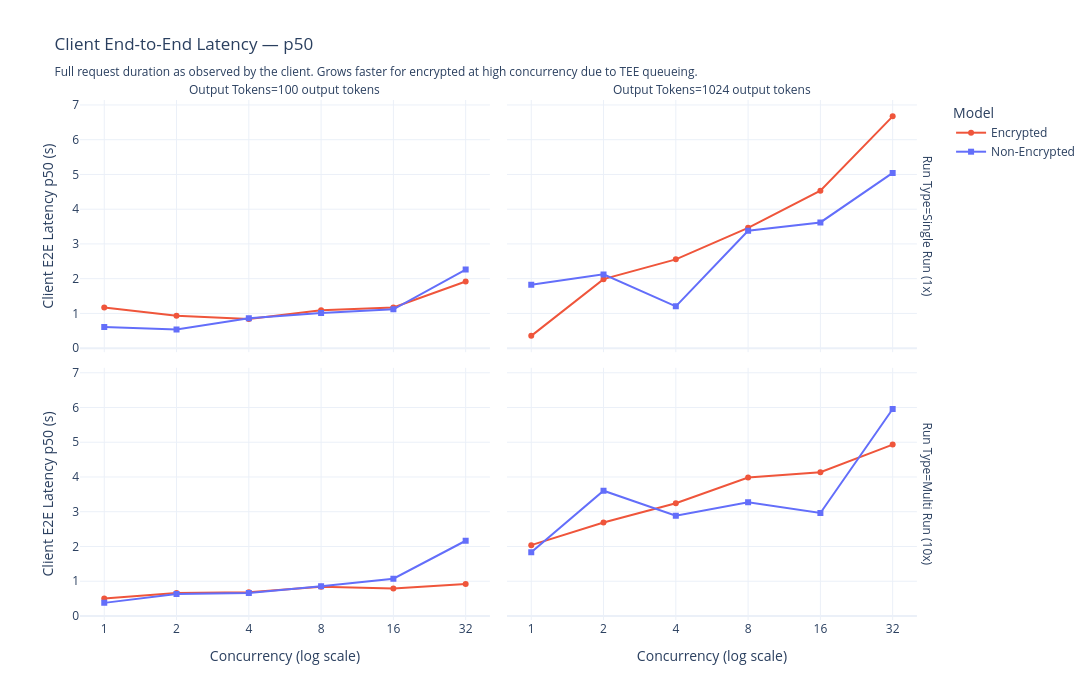

Notebook code for this chart:
### Code cell
fig = px.line(
    df_all,
    x='num_concurrent_requests',
    y='client_end_to_end_latency_s_p50',
    color='label',
    symbol='label',
    facet_col='out_tokens_label',
    facet_row='run_type',
    color_discrete_map=COLOR_MAP,
    symbol_map=SYMBOL_MAP,
    log_x=True,
    markers=True,
    labels={
        'num_concurrent_requests':         'Concurrency (log scale)',
        'client_end_to_end_latency_s_p50': 'Client E2E Latency p50 (s)',
        'label':                           'Model',
        'out_tokens_label':                'Output Tokens',
        'run_type':                        'Run Type',
    },
    title=(
        'Client End-to-End Latency — p50<br>'
        '<sub>Full request duration as observed by the client. '
        'Grows faster for encrypted at high concurrency due to TEE queueing.</sub>'
    ),
)
fig.update_layout(height=700, width=1100, template='plotly_white')
fig.update_xaxes(tickvals=CONC_ORDER, ticktext=CONC_STR)
fig.show()

### Figure 1 — Plotly figure (JSON) as saved in the notebook; plotly's stock layout.template omitted (floating-point values rounded to 4 significant figures)
{"data": [{"hovertemplate": "Model=Encrypted<br>Run Type=Single Run (1x)<br>Output Tokens=100 output tokens<br>Concurrency (log scale)=%{x}<br>Client E2E Latency p50 (s)=%{y}<extra></extra>", "legendgroup": "Encrypted", "line": {"color": "#EF553B", "dash": "solid"}, "marker": {"symbol": "circle"}, "mode": "lines+markers", "name": "Encrypted", "orientation": "v", "showlegend": true, "type": "scatter", "x": [1, 2, 4, 8, 16, 32], "xaxis": "x3", "y": [1.169, 0.9321, 0.8431, 1.088, 1.173, 1.918], "yaxis": "y3"}, {"hovertemplate": "Model=Encrypted<br>Run Type=Single Run (1x)<br>Output Tokens=1024 output tokens<br>Concurrency (log scale)=%{x}<br>Client E2E Latency p50 (s)=%{y}<extra></extra>", "legendgroup": "Encrypted", "line": {"color": "#EF553B", "dash": "solid"}, "marker": {"symbol": "circle"}, "mode": "lines+markers", "name": "Encrypted", "orientation": "v", "showlegend": false, "type": "scatter", "x": [1, 2, 4, 8, 16, 32], "xaxis": "x4", "y": [0.3549, 1.987, 2.556, 3.462, 4.532, 6.671], "yaxis": "y4"}, {"hovertemplate": "Model=Encrypted<br>Run Type=Multi Run (10x)<br>Output Tokens=100 output tokens<br>Concurrency (log scale)=%{x}<br>Client E2E Latency p50 (s)=%{y}<extra></extra>", "legendgroup": "Encrypted", "line": {"color": "#EF553B", "dash": "solid"}, "marker": {"symbol": "circle"}, "mode": "lines+markers", "name": "Encrypted", "orientation": "v", "showlegend": false, "type": "scatter", "x": [1, 2, 4, 8, 16, 32], "xaxis": "x", "y": [0.5045, 0.6579, 0.6851, 0.8379, 0.7915, 0.9178], "yaxis": "y"}, {"hovertemplate": "Model=Encrypted<br>Run Type=Multi Run (10x)<br>Output Tokens=1024 output tokens<br>Concurrency (log scale)=%{x}<br>Client E2E Latency p50 (s)=%{y}<extra></extra>", "legendgroup": "Encrypted", "line": {"color": "#EF553B", "dash": "solid"}, "marker": {"symbol": "circle"}, "mode": "lines+markers", "name": "Encrypted", "orientation": "v", "showlegend": false, "type": "scatter", "x": [1, 2, 4, 8, 16, 32], "xaxis": "x2", "y": [2.038, 2.692, 3.243, 3.982, 4.137, 4.933], "yaxis": "y2"}, {"hovertemplate": "Model=Non-Encrypted<br>Run Type=Single Run (1x)<br>Output Tokens=100 output tokens<br>Concurrency (log scale)=%{x}<br>Client E2E Latency p50 (s)=%{y}<extra></extra>", "legendgroup": "Non-Encrypted", "line": {"color": "#636EFA", "dash": "solid"}, "marker": {"symbol": "square"}, "mode": "lines+markers", "name": "Non-Encrypted", "orientation": "v", "showlegend": true, "type": "scatter", "x": [1, 2, 4, 8, 16, 32], "xaxis": "x3", "y": [0.6116, 0.5362, 0.8603, 1.015, 1.117, 2.263], "yaxis": "y3"}, {"hovertemplate": "Model=Non-Encrypted<br>Run Type=Single Run (1x)<br>Output Tokens=1024 output tokens<br>Concurrency (log scale)=%{x}<br>Client E2E Latency p50 (s)=%{y}<extra></extra>", "legendgroup": "Non-Encrypted", "line": {"color": "#636EFA", "dash": "solid"}, "marker": {"symbol": "square"}, "mode": "lines+markers", "name": "Non-Encrypted", "orientation": "v", "showlegend": false, "type": "scatter", "x": [1, 2, 4, 8, 16, 32], "xaxis": "x4", "y": [1.829, 2.124, 1.204, 3.379, 3.618, 5.043], "yaxis": "y4"}, {"hovertemplate": "Model=Non-Encrypted<br>Run Type=Multi Run (10x)<br>Output Tokens=100 output tokens<br>Concurrency (log scale)=%{x}<br>Client E2E Latency p50 (s)=%{y}<extra></extra>", "legendgroup": "Non-Encrypted", "line": {"color": "#636EFA", "dash": "solid"}, "marker": {"symbol": "square"}, "mode": "lines+markers", "name": "Non-Encrypted", "orientation": "v", "showlegend": false, "type": "scatter", "x": [1, 2, 4, 8, 16, 32], "xaxis": "x", "y": [0.3772, 0.6338, 0.6581, 0.8526, 1.073, 2.165], "yaxis": "y"}, {"hovertemplate": "Model=Non-Encrypted<br>Run Type=Multi Run (10x)<br>Output Tokens=1024 output tokens<br>Concurrency (log scale)=%{x}<br>Client E2E Latency p50 (s)=%{y}<extra></extra>", "legendgroup": "Non-Encrypted", "line": {"color": "#636EFA", "dash": "solid"}, "marker": {"symbol": "square"}, "mode": "lines+markers", "name": "Non-Encrypted", "orientation": "v", "showlegend": false, "type": "scatter", "x": [1, 2, 4, 8, 16, 32], "xaxis": "x2", "y": [1.831, 3.606, 2.886, 3.274, 2.963, 5.957], "yaxis": "y2"}], "layout": {"annotations": [{"font": {}, "showarrow": false, "text": "Output Tokens=100 output tokens", "x": 0.24, "xanchor": "center", "xref": "paper", "y": 1, "yanchor": "bottom", "yref": "paper"}, {"font": {}, "showarrow": false, "text": "Output Tokens=1024 output tokens", "x": 0.74, "xanchor": "center", "xref": "paper", "y": 1, "yanchor": "bottom", "yref": "paper"}, {"font": {}, "showarrow": false, "text": "Run Type=Multi Run (10x)", "textangle": 90, "x": 0.98, "xanchor": "left", "xref": "paper", "y": 0.2425, "yanchor": "middle", "yref": "paper"}, {"font": {}, "showarrow": false, "text": "Run Type=Single Run (1x)", "textangle": 90, "x": 0.98, "xanchor": "left", "xref": "paper", "y": 0.7575, "yanchor": "middle", "yref": "paper"}], "height": 700, "legend": {"title": {"text": "Model"}, "tracegroupgap": 0}, "title": {"text": "Client End-to-End Latency — p50<br><sub>Full request duration as observed by the client. Grows faster for encrypted at high concurrency due to TEE queueing.</sub>"}, "width": 1100, "xaxis": {"anchor": "y", "domain": [0, 0.48], "ticktext": ["1", "2", "4", "8", "16", "32"], "tickvals": [1, 2, 4, 8, 16, 32], "title": {"text": "Concurrency (log scale)"}, "type": "log"}, "xaxis2": {"anchor": "y2", "domain": [0.5, 0.98], "matches": "x", "ticktext": ["1", "2", "4", "8", "16", "32"], "tickvals": [1, 2, 4, 8, 16, 32], "title": {"text": "Concurrency (log scale)"}, "type": "log"}, "xaxis3": {"anchor": "y3", "domain": [0, 0.48], "matches": "x", "showticklabels": false, "ticktext": ["1", "2", "4", "8", "16", "32"], "tickvals": [1, 2, 4, 8, 16, 32], "type": "log"}, "xaxis4": {"anchor": "y4", "domain": [0.5, 0.98], "matches": "x", "showticklabels": false, "ticktext": ["1", "2", "4", "8", "16", "32"], "tickvals": [1, 2, 4, 8, 16, 32], "type": "log"}, "yaxis": {"anchor": "x", "domain": [0, 0.485], "title": {"text": "Client E2E Latency p50 (s)"}}, "yaxis2": {"anchor": "x2", "domain": [0, 0.485], "matches": "y", "showticklabels": false}, "yaxis3": {"anchor": "x3", "domain": [0.515, 1], "matches": "y", "title": {"text": "Client E2E Latency p50 (s)"}}, "yaxis4": {"anchor": "x4", "domain": [0.515, 1], "matches": "y", "showticklabels": false}}}
